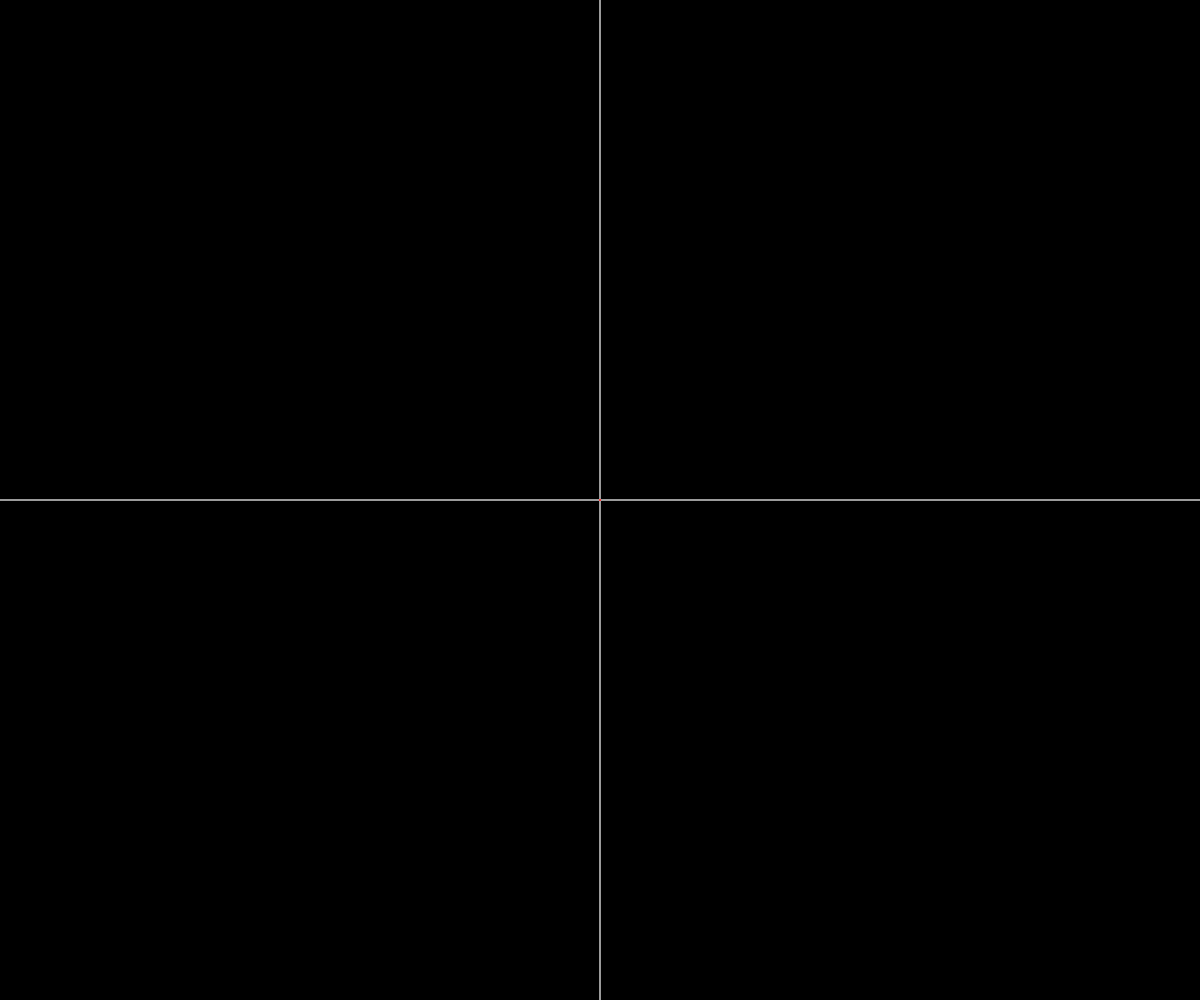
Frame 1 (no input)
Frame 60 (no input): identical to frame 1, image omitted
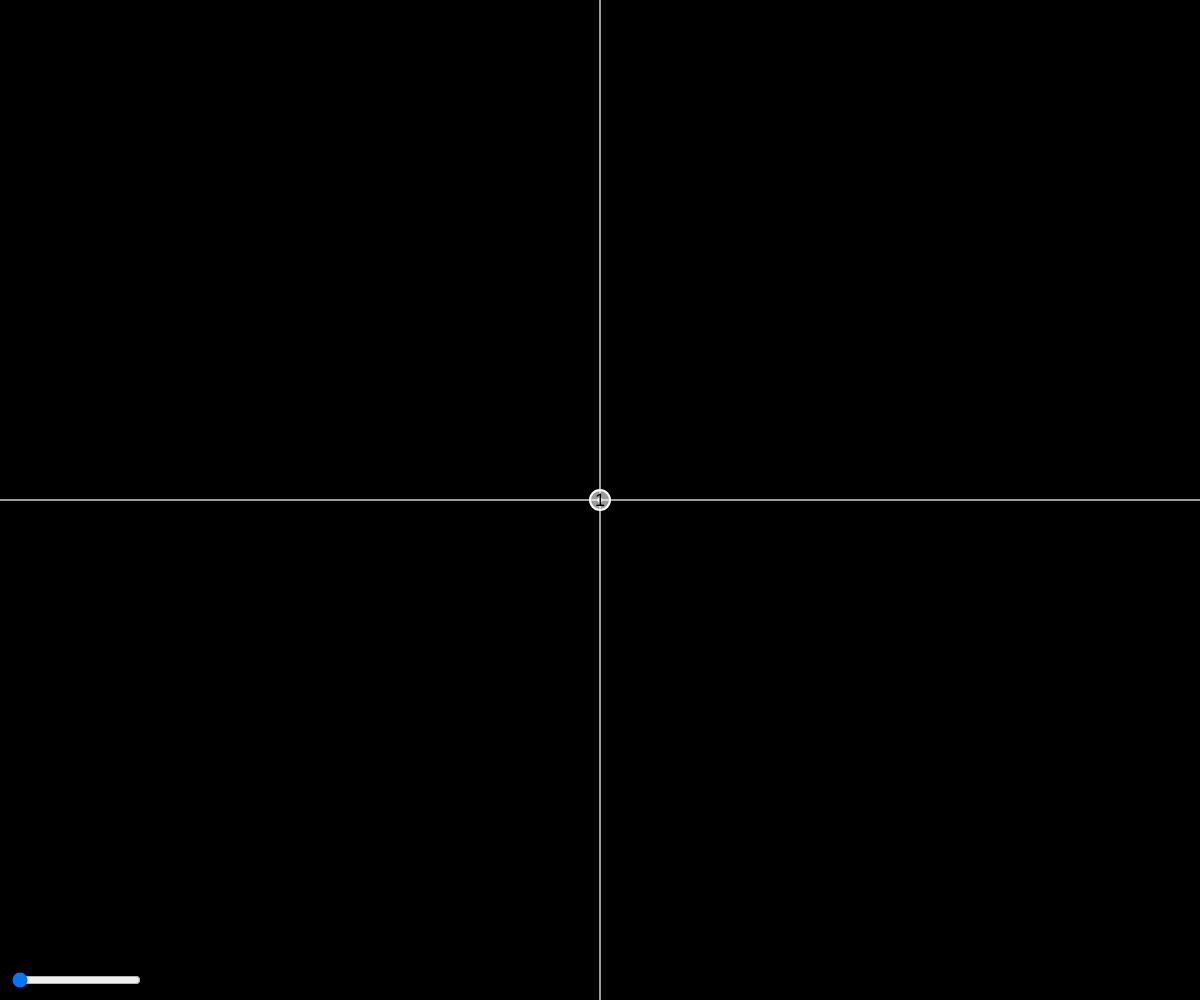
Frame 120 (the mouse pressed at the canvas centre since frame 60)

The p5.js sketch that drew these frames (run headless with seeded random() and noise() and a simulated clock; from frame 60 on, the mouse is pressed at the canvas centre):

// p5.js sketch
// ── sketch.js
let pos = [];

let currentT = 1;
let tArray = [];
let sliders = [];

let matrix = [];

let selected = -1;

function setup() {
  createCanvas(windowWidth, windowHeight);
  
  updateMatrix();
}

function draw() {
  background(0);
  
  for (let i = 0; i < tArray.length; i++) {
    tArray[i] = sliders[i].value();
  }
  
  // if (control != -1 && notTouchingSlider() && mouseIsPressed) {
  //   pos[control-1].set(canvasToGrid(mouseX, mouseY));
  // }
  
  // if (mouseIsPressed) {
  //   for (const p of pos) {
  //     const canvasPos = gridToCanvas(p.x, p.y);
  //     if (dist(mouseX, mouseY, canvasPos.x, canvasPos.y) <= 10) {
  //       p.set(canvasToGrid(mouseX, mouseY));
  //     }
  //   }
  // }
  if (selected != -1) pos[selected].set(canvasToGrid(mouseX, mouseY));
  
  updateMatrix();
  visualizeEquation();
}

function addPos(x, y) {
  pos.push(createVector(x, y));
  
  tArray.push(currentT);
  
  let slider = createSlider(1, currentT+1, currentT, 0);
  slider.position(10, height - 30 * currentT);
  for (let s of sliders) {
    s.attribute('max', currentT+1);
  }
  sliders.push(slider);
  
  currentT++;
}

function updateMatrix() {
  initializeMatrix();
  rowReduceMatrix();
}
function initializeMatrix() {
  matrix = [];
  for (let i = 0; i < pos.length; i++) {
    const p = pos[i];
    matrix[i] = [];
    for (let j = 0; j < pos.length; j++) {
      matrix[i][j] = pow(tArray[i], pos.length - j - 1);
    }
    matrix[i][pos.length] = p.x;
    matrix[i][pos.length+1] = p.y;
  }
}
function printMatrix() {
  console.log("-------------");
  for (let i = 0; i < matrix.length; i++) {
    let s = "";
    for (let j = 0; j < matrix[i].length; j++) {
      s += matrix[i][j] + " ";
    }
    console.log(s);
  }
}

function rowReduceMatrix() {
  for (let i = 0; i < matrix.length; i++) {
    setToOne(i, i);
    for (let j = 0; j < matrix.length; j++) {
      if (j != i) setToZero(j, i, i);
    }
  }
}
// sets a (row, col) to one by dividing the row by that value
function setToOne(row, col) {
  const val = matrix[row][col];
  for (let i = 0; i < matrix[row].length; i++) {
    matrix[row][i] /= val;
  }
}
// (row1, col) to zero by subtracting by a multiplied row2
function setToZero(row1, col, row2) {
  const val1 = matrix[row1][col];
  const val2 = matrix[row2][col];
  const multiplyer = val1 / val2;
  for (let i = 0; i < matrix[row1].length; i++) {
    matrix[row1][i] -= matrix[row2][i] * multiplyer;
  }
}

function visualizeEquation() {
  // 0 lines/grid
  strokeWeight(2);
  stroke(255, 155);
  line(0, height / 2, width, height / 2);
  line(width / 2, 0, width / 2, height);
  
  // displaying function (red line)
  noFill();
  strokeWeight(2);
  stroke(255, 0, 0);
  let xCoefficients = matrix.map(row => row[row.length - 2]);
  let yCoefficients = matrix.map(row => row[row.length - 1]);
  beginShape();
  for (let t = -10; t <= 10; t += 0.1) {
    let p = evaluateEquation(t, xCoefficients, yCoefficients);
    vertex(p.x, p.y);
  }
  endShape();
  
  strokeWeight(5);
  stroke(255);
  for (let i = 0; i < tArray.length; i++) {
    point(evaluateEquation(i+1, xCoefficients, yCoefficients));
  }
  
  // circles with number of pos
  for (let i = 0; i < pos.length; i++) {
    const p = pos[i];
    const canvasPos = gridToCanvas(p.x, p.y);
    
    strokeWeight(2);
    stroke(255);
    fill(255, 155);
    ellipse(canvasPos.x, canvasPos.y, 20);
    
    textAlign(CENTER);
    textSize(18);
    noStroke();
    fill(0);
    text(i+1, canvasPos.x, canvasPos.y + 6);
  }
}
function evaluateEquation(t, xCoefficients, yCoefficients) {
  let x = 0;
  for (let i = 0; i < xCoefficients.length; i++) {
    x += xCoefficients[i] * pow(t, xCoefficients.length - i - 1);
  }
    
  let y = 0;
  for (let i = 0; i < yCoefficients.length; i++) {
    y += yCoefficients[i] * pow(t, yCoefficients.length - i - 1);
  }
  
  return gridToCanvas(x, y);
}

const gridSize = 10;
function canvasToGrid(x, y) {
  let retX = map(x, 0, width, -gridSize, gridSize);
  let retY = map(y, 0, height, gridSize, -gridSize);
  return createVector(retX, retY);
}
function gridToCanvas(x, y) {
  let retX = map(x, -gridSize, gridSize, 0, width);
  let retY = map(y, gridSize, -gridSize, 0, height);
  return createVector(retX, retY);
}

function notTouchingSlider() { 
  return mouseY < height - 30 * (currentT-1) || mouseX > 150; 
}
function notTouchingPos() {
  for (const p of pos) {
    const canvasPos = gridToCanvas(p.x, p.y);
    if (dist(mouseX, mouseY, canvasPos.x, canvasPos.y) <= 10) {
      return false;
    }
  }
  return true;
}
function mousePressed() {
  if (
    notTouchingSlider() && notTouchingPos()
  ) {
    let mouse = canvasToGrid(mouseX, mouseY);
    addPos(mouse.x, mouse.y);
    updateMatrix();
  } else {
    for (let i = pos.length-1; i >= 0; i--) {
      const p = pos[i];
      const canvasPos = gridToCanvas(p.x, p.y);
      if (dist(mouseX, mouseY, canvasPos.x, canvasPos.y) <= 10) {
        selected = i;
      }
    }
  }
}
function mouseReleased() {
  selected = -1;
}
function keyPressed() {
  if (key == 'r' || key == 'R') {
    pos = [];

    currentT = 1;
    tArray = [];
    sliders = [];

    matrix = [];

    selected = -1;
    
    removeElements();
    updateMatrix();
  }
}
